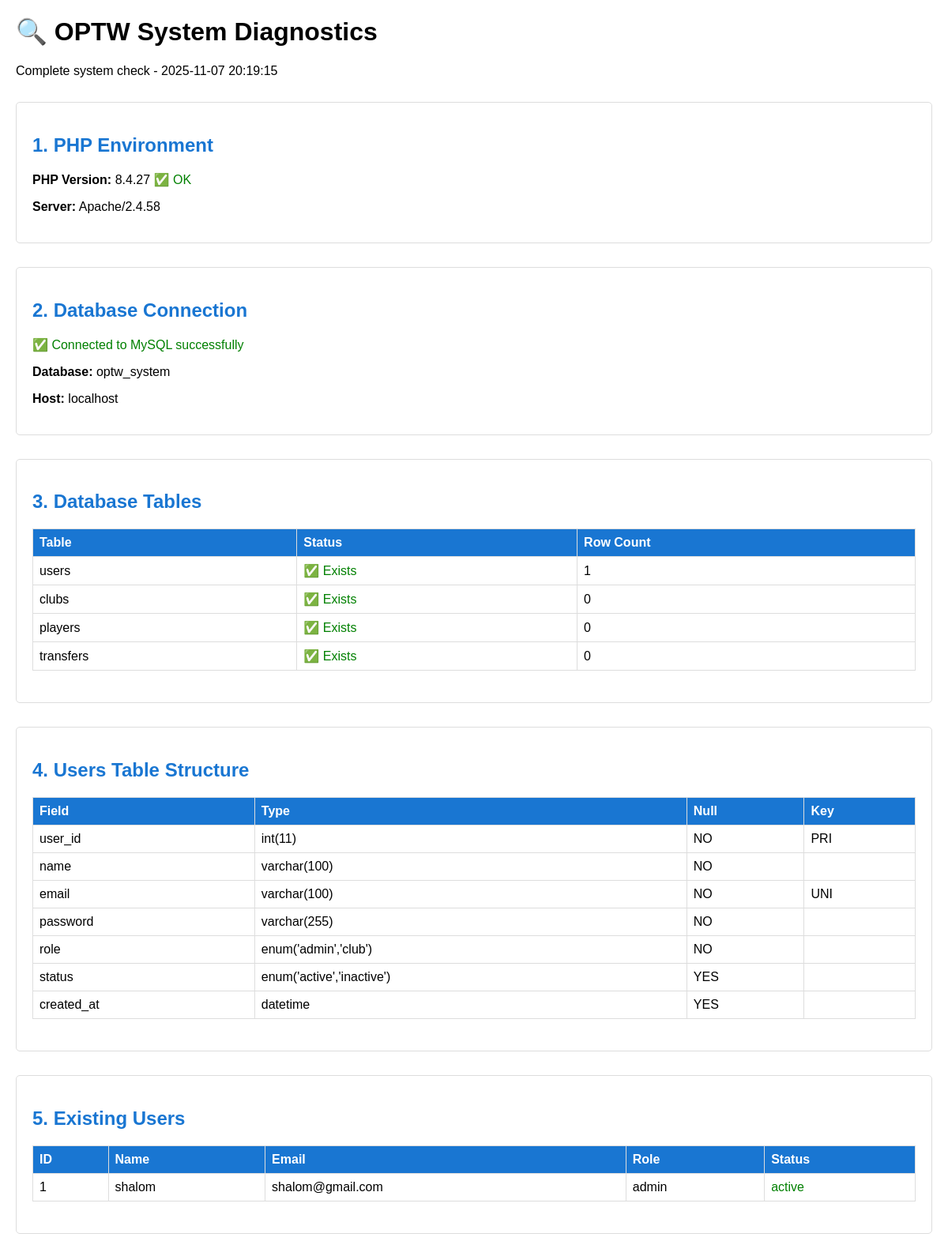
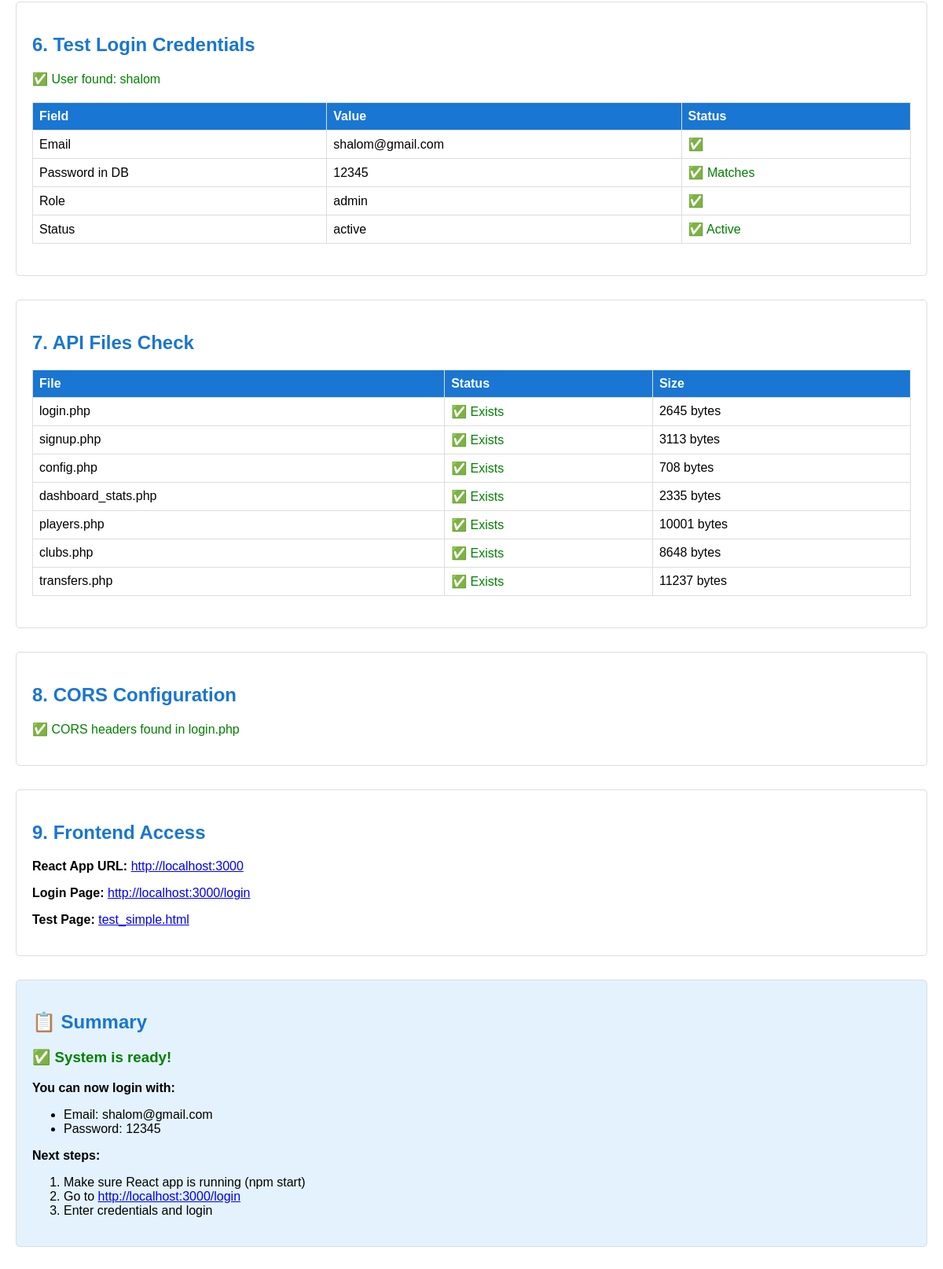
Screenshot of /api/diagnose.php with the database file from the repository (2 pictures, top to bottom).
### tables this page shows
CREATE TABLE `users` (
  `user_id` int(11) NOT NULL,
  `name` varchar(100) NOT NULL,
  `email` varchar(100) NOT NULL,
  `password` varchar(255) NOT NULL,
  `role` enum('admin','club') NOT NULL,
  `status` enum('active','inactive') DEFAULT 'active',
  `created_at` datetime DEFAULT current_timestamp()
);

### api/config.php (called while the page is built, shortened)
<?php
$host = "localhost";
$dbname = "optw_system";
?>

### api/diagnose.php (the view, shortened to what this page needs)
<!DOCTYPE html>
<html>
<head>
</head>
<body>
    <h1>🔍 OPTW System Diagnostics</h1>
    <p>Complete system check - <?php echo date('Y-m-d H:i:s'); ?></p>
<?php
include 'config.php';
echo '<div class="section">';
echo '<h2>1. PHP Environment</h2>';
echo '<p><strong>PHP Version:</strong> ' . phpversion();
if (version_compare(phpversion(), '7.4.0', '>=')) {
    echo ' <span class="success">✅ OK</span></p>';
} else {
    echo ' <span class="error">❌ Too old (need 7.4+)</span></p>';
}
echo '<p><strong>Server:</strong> ' . $_SERVER['SERVER_SOFTWARE'] . '</p>';
echo '</div>';
echo '<div class="section">';
echo '<h2>2. Database Connection</h2>';
if ($conn->connect_error) {
    echo '<p class="error">❌ Connection Failed: ' . $conn->connect_error . '</p>';
} else {
    echo '<p class="success">✅ Connected to MySQL successfully</p>';
    echo '<p><strong>Database:</strong> ' . $dbname . '</p>';
    echo '<p><strong>Host:</strong> ' . $host . '</p>';
}
echo '</div>';
echo '<div class="section">';
echo '<h2>3. Database Tables</h2>';
$tables = ['users', 'clubs', 'players', 'transfers'];
echo '<table>';
echo '<tr><th>Table</th><th>Status</th><th>Row Count</th></tr>';
foreach ($tables as $table) {
    $result = $conn->query("SELECT COUNT(*) as count FROM $table");
    if ($result) {
        $row = $result->fetch_assoc();
        echo '<tr><td>' . $table . '</td><td class="success">✅ Exists</td><td>' . $row['count'] . '</td></tr>';
    } else {
        echo '<tr><td>' . $table . '</td><td class="error">❌ Missing</td><td>-</td></tr>';
    }
}
echo '</table>';
echo '</div>';
echo '<div class="section">';
echo '<h2>4. Users Table Structure</h2>';
$result = $conn->query("DESCRIBE users");
if ($result) {
    echo '<table>';
    echo '<tr><th>Field</th><th>Type</th><th>Null</th><th>Key</th></tr>';
    while ($row = $result->fetch_assoc()) {
        echo '<tr>';
        echo '<td>' . $row['Field'] . '</td>';
        echo '<td>' . $row['Type'] . '</td>';
        echo '<td>' . $row['Null'] . '</td>';
        echo '<td>' . $row['Key'] . '</td>';
        echo '</tr>';
    }
    echo '</table>';
} else {
    echo '<p class="error">❌ Cannot read table structure</p>';
}
echo '</div>';
echo '<div class="section">';
echo '<h2>5. Existing Users</h2>';
$result = $conn->query("SELECT user_id, name, email, role, status FROM users");
if ($result && $result->num_rows > 0) {
    echo '<table>';
    echo '<tr><th>ID</th><th>Name</th><th>Email</th><th>Role</th><th>Status</th></tr>';
    while ($row = $result->fetch_assoc()) {
        $statusClass = $row['status'] === 'active' ? 'success' : 'warning';
        echo '<tr>';
        echo '<td>' . $row['user_id'] . '</td>';
        echo '<td>' . $row['name'] . '</td>';
        echo '<td>' . $row['email'] . '</td>';
        echo '<td>' . $row['role'] . '</td>';
        echo '<td class="' . $statusClass . '">' . $row['status'] . '</td>';
        echo '</tr>';
    }
    echo '</table>';
} else {
    echo '<p class="error">❌ No users found in database!</p>';
    echo '<p><strong>Solution:</strong> Import optw_system.sql file</p>';
}
echo '</div>';
echo '<div class="section">';
echo '<h2>6. Test Login Credentials</h2>';
$test_email = 'shalom@gmail.com';
$test_password = '12345';
$stmt = $conn->prepare("SELECT user_id, name, email, password, role, status FROM users WHERE email=?");
$stmt->bind_param("s", $test_email);
$stmt->execute();
$result = $stmt->get_result();
$user = $result->fetch_assoc();
if ($user) {
    echo '<p class="success">✅ User found: ' . $user['name'] . '</p>';
    echo '<table>';
    echo '<tr><th>Field</th><th>Value</th><th>Status</th></tr>';
    echo '<tr><td>Email</td><td>' . $user['email'] . '</td><td class="success">✅</td></tr>';
    echo '<tr><td>Password in DB</td><td>' . $user['password'] . '</td><td>';
    if ($test_password === $user['password']) {
        echo '<span class="success">✅ Matches</span>';
    } else {
        echo '<span class="error">❌ Does NOT match (Expected: ' . $test_password . ')</span>';
    }
    echo '</td></tr>';
    echo '<tr><td>Role</td><td>' . $user['role'] . '</td><td class="success">✅</td></tr>';
    echo '<tr><td>Status</td><td>' . $user['status'] . '</td><td>';
    if ($user['status'] === 'active') {
        echo '<span class="success">✅ Active</span>';
    } else {
        echo '<span class="error">❌ Inactive</span>';
    }
    echo '</td></tr>';
    echo '</table>';
} else {
    echo '<p class="error">❌ User not found with email: ' . $test_email . '</p>';
    echo '<p><strong>Solution:</strong> Run this SQL:</p>';
    echo '<pre>INSERT INTO users (name, email, password, role, status) VALUES (\'shalom\', \'shalom@gmail.com\', \'12345\', \'admin\', \'active\');</pre>';
}
echo '</div>';
echo '<div class="section">';
echo '<h2>7. API Files Check</h2>';
$api_files = ['login.php', 'signup.php', 'config.php', 'dashboard_stats.php', 'players.php', 'clubs.php', 'transfers.php'];
echo '<table>';
echo '<tr><th>File</th><th>Status</th><th>Size</th></tr>';
foreach ($api_files as $file) {
    $path = __DIR__ . '/' . $file;
    if (file_exists($path)) {
        $size = filesize($path);
        echo '<tr><td>' . $file . '</td><td class="success">✅ Exists</td><td>' . $size . ' bytes</td></tr>';
    } else {
        echo '<tr><td>' . $file . '</td><td class="error">❌ Missing</td><td>-</td></tr>';
    }
}
echo '</table>';
echo '</div>';
echo '<div class="section">';
echo '<h2>8. CORS Configuration</h2>';
$login_file = file_get_contents(__DIR__ . '/login.php');
if (strpos($login_file, 'Access-Control-Allow-Origin') !== false) {
    echo '<p class="success">✅ CORS headers found in login.php</p>';
} else {
    echo '<p class="error">❌ CORS headers missing in login.php</p>';
}
echo '</div>';
echo '<div class="section">';
echo '<h2>9. Frontend Access</h2>';
echo '<p><strong>React App URL:</strong> <a href="http://localhost:3000" target="_blank">http://localhost:3000</a></p>';
echo '<p><strong>Login Page:</strong> <a href="http://localhost:3000/login" target="_blank">http://localhost:3000/login</a></p>';
echo '<p><strong>Test Page:</strong> <a href="http://localhost/optw_system/test_simple.html" target="_blank">test_simple.html</a></p>';
echo '</div>';
echo '<div class="section" style="background: #e3f2fd;">';
echo '<h2>📋 Summary</h2>';
if (!$conn->connect_error && $user && $user['status'] === 'active' && $test_password === $user['password']) {
    echo '<h3 class="success">✅ System is ready!</h3>';
    echo '<p><strong>You can now login with:</strong></p>';
    echo '<ul>';
    echo '<li>Email: shalom@gmail.com</li>';
    echo '<li>Password: 12345</li>';
    echo '</ul>';
    echo '<p><strong>Next steps:</strong></p>';
    echo '<ol>';
    echo '<li>Make sure React app is running (npm start)</li>';
    echo '<li>Go to <a href="http://localhost:3000/login">http://localhost:3000/login</a></li>';
    echo '<li>Enter credentials and login</li>';
    echo '</ol>';
} else {
    echo '<h3 class="error">❌ Issues found</h3>';
    echo '<p>Please fix the errors above before trying to login.</p>';
}
echo '</div>';
?>
</body>
</html>

### api/diagnose.php (style rules this page uses)
body { font-family: Arial, sans-serif; margin: 20px; }
.success { color: green; }
table { border-collapse: collapse; width: 100%; margin: 20px 0; }
th, td { border: 1px solid #ddd; padding: 8px; text-align: left; }
th { background-color: #1976d2; color: white; }
.section { margin: 30px 0; padding: 20px; border: 1px solid #ddd; border-radius: 5px; }
h2 { color: #1976d2; }

### rows the page displays
users: user_id "1", name "shalom", email "shalom@gmail.com", role "admin", status "active", password "12345"

### other values shown
phpversion() "8.4.27"
$_SERVER['SERVER_SOFTWARE'] "Apache/2.4.58"
$dbname "optw_system"
$host "localhost"
$table "users"
$row['count'] "1"
$table "clubs"
$row['count'] "0"
$table "players"
$table "transfers"
$row['Field'] "user_id"
$row['Type'] "int(11)"
$row['Null'] "NO"
$row['Key'] "PRI"
$row['Field'] "name"
